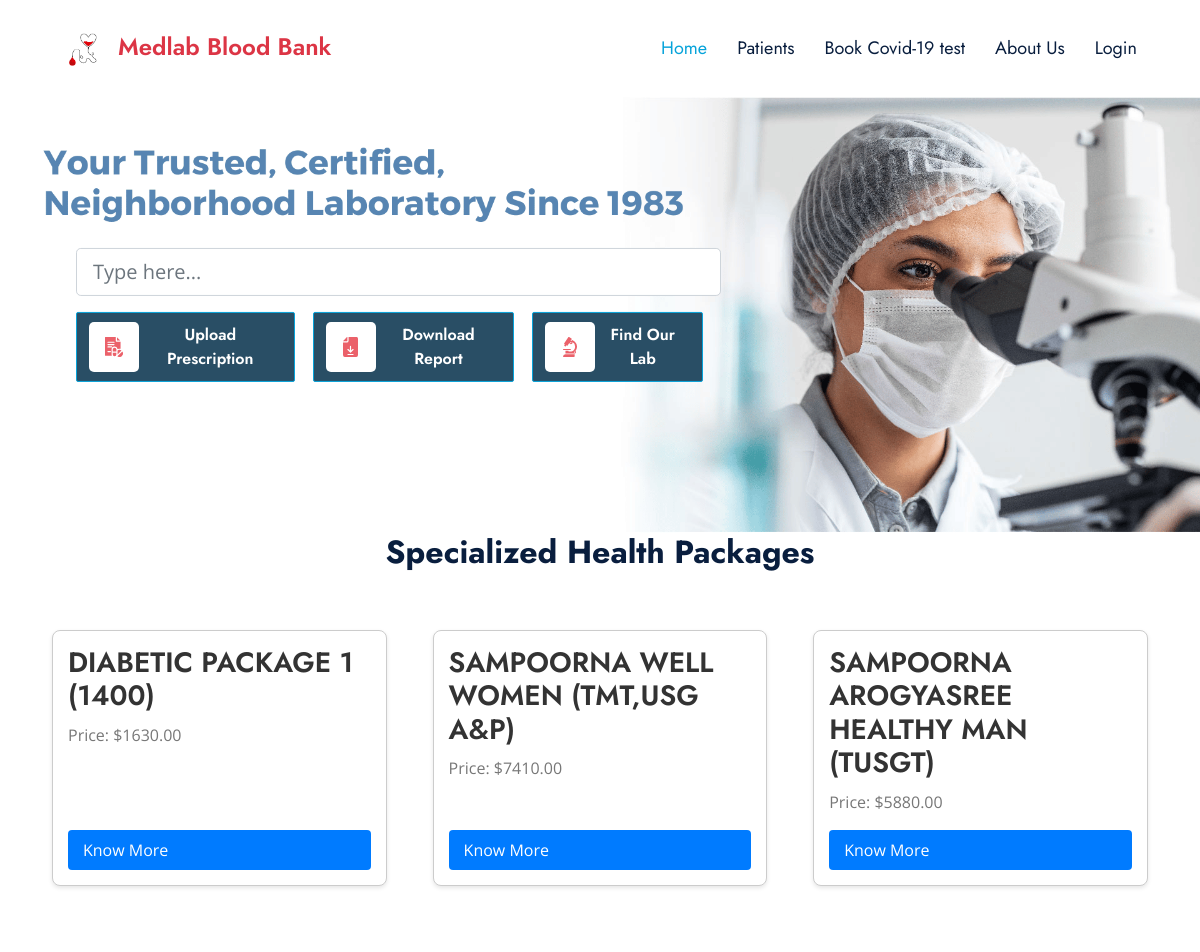
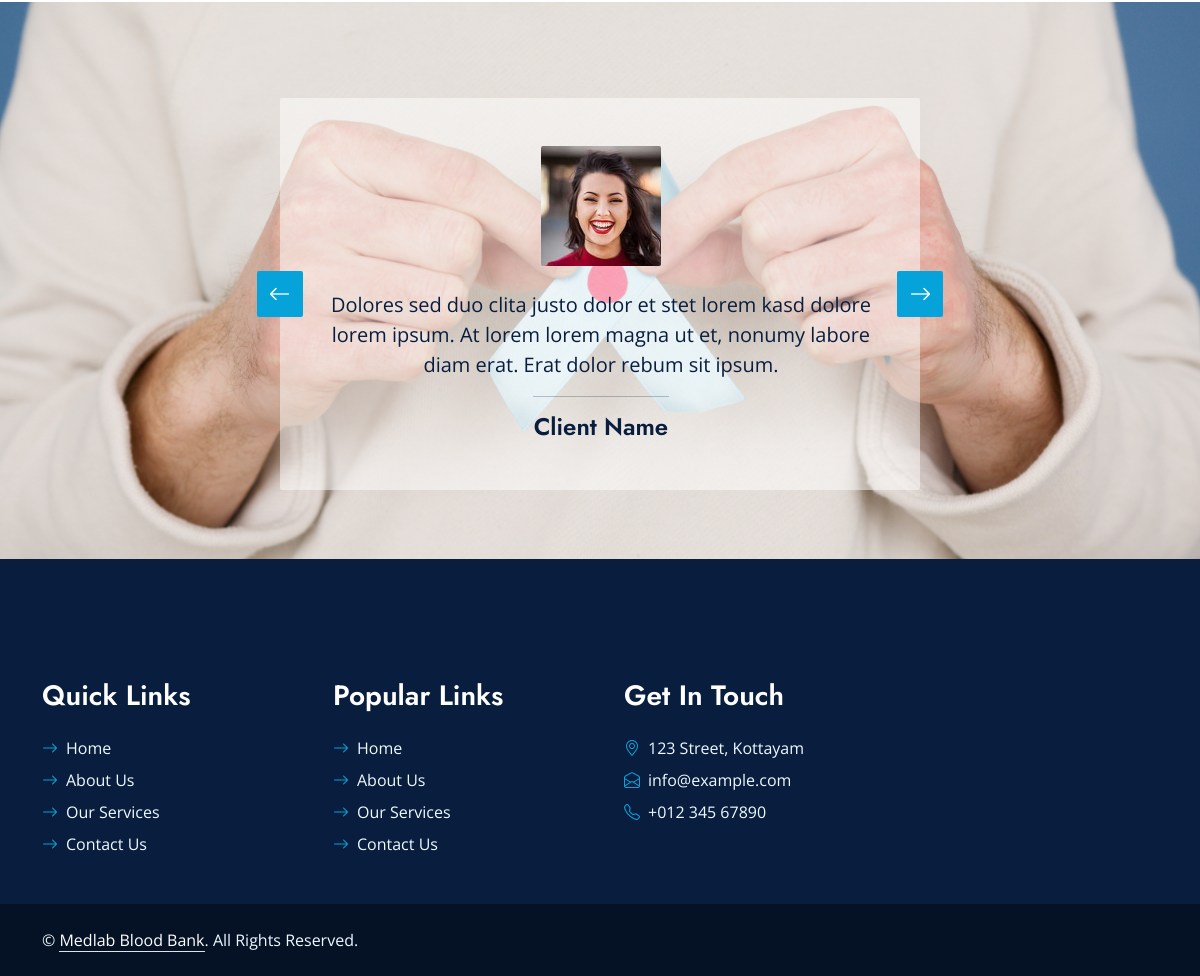
The app's page /homelab/ with its own data (2 pictures, top to bottom).
### website/models.py (models this page shows, shortened)
class LaboratoryTest(models.Model):
    test_name = models.CharField(max_length=255)
    test_price = models.DecimalField(max_digits=10, decimal_places=2)
    package_details = models.JSONField()

### website/views.py (the view)
# urls.py: path('homelab/',homelab,name='homelab'),
def homelab(request):
    print("View function executed!")
    lab_tests = LaboratoryTest.objects.all()
    print("Number of records:", lab_tests.count())
    paginator = Paginator(lab_tests, 3)
    page = request.GET.get('page', 1)
    try:
        lab_tests_page = paginator.page(page)
    except PageNotAnInteger:
        lab_tests_page = paginator.page(1)
    except EmptyPage:
        lab_tests_page = paginator.page(paginator.num_pages)
    context = {
        'lab_tests_page': lab_tests_page,
    }
    return render(request, 'labhome.html', context)

### templates/labhome.html (shortened to what this page needs)
{% extends 'baselab.html' %}
{% block content %}
{% load static %}
    <div class="container-fluid p-0">
        <div id="header-carousel" class="carousel slide carousel-fade" data-bs-ride="carousel">
            <div class="carousel-inner">
                <div class="carousel-item active position-relative">
                    <div class="carousel-caption-lab d-flex flex-column align-items-start justify-content-center position-absolute top-50 start-0 translate-middle-y p-3 ms-auto" style="background-color: transparent;">
                        <div class="p-5" style="width: 1100px;">
                            <div class="container py-5">
                                <div class="row">
                                    <div class="col-lg-8">
                                        <div class="input-group mb-3">
                                            <input type="text" class="form-control form-control-lg" placeholder="Type here...">
                                        </div>
                                        <div class="d-flex justify-content-start">
                                            <div class="btn-container">
                                                <a href="{% url 'upload_prescription_view' %}" class="btn btn-primary me-2 text-center" role="button" style="background-color:#294e65; height:70px; display: flex; align-items: center; justify-content: center;">
                                                    <div class="icon-box" style="height: 50px; width: 50px; border-radius:5px;">
                                                        <img src="{% static 'img/presciptionlogo.svg' %}" alt="Upload Icon" style="height: 20px;">
                                                    </div>
                                                    Upload Prescription
                                                </a>
                                            </div>
                                            <div class="btn-container">
                                                <a href="{% url 'download_report_view' %}" class="btn btn-primary me-2 text-center" role="button" style="background-color:#294e65; height:70px; display: flex; align-items: center; justify-content: center;" >
                                                    <div class="icon-box" style="height: 50px; width: 50px; border-radius:5px;">
                                                        <img src="{% static 'img/labreportlogo.svg' %}" alt="Download Icon" style="height: 20px;">
                                                    </div>
                                                     Download Report
                                                </a>
                                            </div>
                                            <div class="btn-container">
                                                <a href="{% url 'find_lab_view' %}" class="btn btn-primary me-2 text-center" role="button" style="background-color:#294e65; height:70px; display: flex; align-items: center; justify-content: center;">
                                                    <div class="icon-box" style="height: 50px; width: 50px; border-radius:5px;">
                                                        <img src="{% static 'img/lablogo1.svg' %}" alt="Find Lab Icon" style="height: 20px;">
                                                    </div>
                                                     Find Our Lab
                                                </a>
                                            </div>
                                        </div>
                                    </div>
                                </div>
                            </div>
                        </div>
                    </div>
                </div>
            </div>
        </div>
    </div>
    <div class="container">
        <h2 class="text-center mb-5">Specialized Health Packages</h2>
        <div class="test-container">
            {% if lab_tests_page %}
                {% for test in lab_tests_page %}
                    <div class="test-box">
                        <h3>{{ test.test_name }}</h3>
                        <p>Price: ${{ test.test_price }}</p>
                        <a href="{% url 'show_test_details' test.id %}" class="know-more-btn">Know More</a>
                    </div>
                {% endfor %}
            {% else %}
                <p>No data available.</p>
            {% endif %}
        </div>
    </div>
    <div class="container-fluid bg-primary bg-testimonial py-5 my-5 wow fadeInUp" data-wow-delay="0.1s">
        <div class="container py-5">
            <div class="row justify-content-center">
                <div class="col-lg-7">
                    <div class="owl-carousel testimonial-carousel rounded p-5 wow zoomIn" data-wow-delay="0.6s">
                        <div class="testimonial-item text-center text-dark">
                            <img class="img-fluid mx-auto rounded mb-4" src="{% static 'img/testimonial-1.jpg' %}" alt="">
                            <p class="fs-5">Dolores sed duo clita justo dolor et stet lorem kasd dolore lorem ipsum. At lorem lorem magna ut et, nonumy labore diam erat. Erat dolor rebum sit ipsum.</p>
                            <hr class="mx-auto w-25">
                            <h4 class="text-dark mb-0">Client Name</h4>
                        </div>
                    </div>
                </div>
            </div>
        </div>
    </div>
    {% endblock %}

### static/css/style.css (style rules this page uses)
:root { --primary: #06A3DA; --secondary: #F57E57; --light: #EEF9FF; --dark: #091E3E; --medium:#a82f2f; }
h1, h2, .font-weight-bold { font-weight: 700 !important; }
h3, h4, .font-weight-semi-bold { font-weight: 600 !important; }
.btn { font-family: 'Jost', sans-serif; font-weight: 600; transition: .5s; }
.btn-primary, .btn-secondary { color: #FFFFFF; }
.carousel-caption-lab { top: 0; left: 0; right: 0; bottom: 0; background: rgba(216, 216, 222, 0.432); z-index: 1; }
.bg-testimonial { background: url(../img/bg19.jpg) center center no-repeat; background-size: cover; }
.testimonial-carousel { background: rgba(255, 255, 255, 0.473); }
.testimonial-carousel .owl-item img { width: 120px; height: 120px; }

### templates/labhome.html (style rules this page uses)
.btn-container { margin-right: 10px; }
.icon-box { background-color: white; display: flex; align-items: center; justify-content: center; }
.test-container { display: flex; flex-wrap: wrap; justify-content: space-between; }
.test-box { flex: 0 0 30%; border: 1px solid #ccc; padding: 15px; margin: 10px; border-radius: 8px; box-shadow: 0 2px 4px rgba(0, 0, 0, 0.1); background-color: #fff; display: flex; flex-direction: column; justify-content: space-between; }
.test-box h3 { margin-bottom: 10px; color: #333; }
.test-box p { color: #777; }
.know-more-btn { margin-top: auto; background-color: #007bff; color: #fff; padding: 8px 15px; border: none; border-radius: 4px; cursor: pointer; transition: background-color 0.3s; }
.carousel-item { display: flex; justify-content: space-between; }
.test-box { width: calc(32% - 10px); margin-bottom: 20px; }

### records on screen
LaboratoryTest: test_name "DIABETIC PACKAGE 1 (1400)", test_price "1630.00"
LaboratoryTest: test_name "SAMPOORNA WELL WOMEN (TMT,USG A&P)", test_price "7410.00"
LaboratoryTest: test_name "SAMPOORNA AROGYASREE HEALTHY MAN (TUSGT)", test_price "5880.00"
